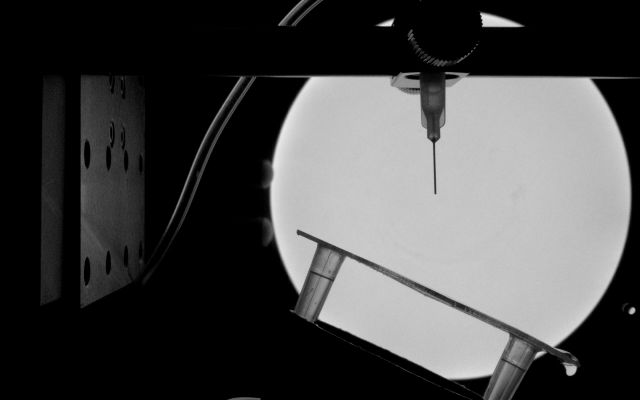
#> input picture presentations/first/ref_image.jpg, 1280 x 800 px (shown at 1/2 size)
$ python -i extract_center.py   (imports and definitions only)
#> lines starting #> are read from the running program, lines starting #| are printed output that depends on the picture
import numpy as np
import matplotlib.pyplot as plt
from PIL import Image
from skimage.measure import EllipseModel


class CenterExtracter:
    """
    Class containing everything needed to extract the center of the drop from a given image.
    """

    def __init__(self, region=(700, 350, 1200, 700), m=0.466667, c=152) -> None:
        """
        Instantiates the class.

        Parameters
        ----------
        region : tuple
            region of the image to be used
        m : float
            slope of the line
        c : float
            y-intercept of the line

        Returns
        -------
        None
        """
        self.region = region
        self.X = region[0]
        self.Y = region[1]
        self.x = 0
        self.y = 0
        self.m = m
        self.c = c
        self.image = None
        self.image_final = None

    # [16 lines left out: function _update_params_, not called in this run]

    def _read_image_(self, image_path, output="np"):
        """
        Reads the image from the given path.

        Parameters
        ----------
        image_path : str
            path to the image
        output : str
            output format of the image. Can be either "np" or "PIL"

        Returns
        -------
        PIL.Image or numpy.ndarray
            image read from the given path
        """
#> called with image_path = 'ref_image.jpg', output = 'np'
        if output.lower() == "np":
            self.image = np.array(plt.imread(image_path))
#> self.image is the input picture: shape (800, 1280); min 0, max 234, mean 71.2
            return self.image
        elif output.lower() == "pil":
            self.image = Image.open(image_path)
            return self.image

    def _convert_to_array_(self, image):
        """
        Converts the image to a numpy array.

        Parameters
        ----------
        image : PIL.Image or numpy.ndarray
            Image to be converted

        Returns
        -------
        numpy.ndarray
            converted image
        """
        if isinstance(image, Image.Image):
            return np.array(image)
        else:
            return image

    def _new_c_(self, x, y):
        """
        Calculates the new c value based on the x and y values of the center.

        Parameters
        ----------
        x : int
            x coordinate of the crop
        y : int
            y coordinate of the crop

        Returns
        -------
        int
            new c value
        """
        return self.m * x + self.c - y

    def _restrict_to_region_(self, image):
        """
        Restricts the image to the region defined in the constructor.

        Parameters
        ----------
        image : PIL.Image or numpy.ndarray
            Image to be restricted

        Returns
        -------
        PIL.Image or numpy.ndarray
            restricted image
        """
        if isinstance(image, Image.Image):
            self.image = image.crop(self.region)
            return self.image
        else:
            self.image = image[
                self.region[1] : self.region[3],
                self.region[0] : self.region[2],
            ]
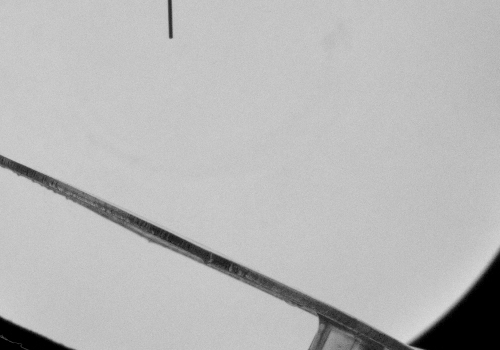
#> self.image: shape (350, 500); min 0, max 217, mean 184.4
            return self.image

    def _crop_(self, image, x, y, h, w):
        """
        Crops the image to the region defined in the constructor.

        Parameters
        ----------
        image : PIL.Image or numpy.ndarray
            Image to be cropped
        x : int
            x coordinate of the crop
        y : int
            y coordinate of the crop
        h : int
            height of the crop
        w : int
            width of the crop

        Returns
        -------
        PIL.Image or numpy.ndarray
            cropped image
        """
        self.x = x
        self.y = y
        self._restrict_to_region_(image)
        if isinstance(image, Image.Image):
            self.image_final = self.image(x, y, x + w, y + h)
            return self.image_final
        else:
            self.image_final = self.image[y : y + h, x : x + w]
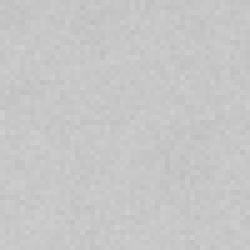
#> self.image_final: shape (50, 50) (shown 5 times larger); min 190, max 207, mean 198.6
#> in _threshold_, `self.image_final = (self.image_final > threshold).astype(int)`: self.image_final: shape (50, 50) int64; every value is 1
            return self.image_final

    def _get_line_(self, x, y):
        """
        Gets the equation of line holding the thin film given the x and y coordinates of the crop

        Parameters
        ----------
        x : int
            x coordinate of the crop
        y : int
            y coordinate of the crop

        Returns
        -------
        numpy.ndarray
            equation of the line
        """
#> called with x = 0, y = 0
        m = self._new_c_(x, y)
        x_points = np.arange(0, self.image.shape[1])
#> x_points = 500 values from 0 to 499
        y_line = m * x_points + self.c
#> y_line = 500 values from 152 to 76000
        y_line = y_line.astype(int)
        return y_line

    def _threshold_(
        self,
        threshold=110,
        image=None,
    ):
        """
        Thresholds the image.

        Parameters
        ----------
        threshold : float
            threshold value
        image : numpy.ndarray
            image to be thresholded if `None` is given, the image from the constructor is used

        Returns
        -------
        numpy.ndarray
            thresholded image
        """
        if image is None:
            self.image_final = (self.image_final > threshold).astype(int)
            return self.image_final
        else:
            return (image > threshold).astype(int)

    def _stricting_(self, x, y):
        """
        Stricts the image to the line defined by the line made by the thin film holder.

        Parameters
        ----------
        x : int
            x coordinate of the crop
        y : int
            y coordinate of the crop

        Returns
        -------
        numpy.ndarray
            strict image
        """
        y_line = self._get_line_(x, y)
#> y_line = 500 values from 152 to 76000
        img_x = self.image_final[: y_line[0]]
        Xs = np.zeros(self.image_final.shape)
        for i in range(self.image_final.shape[0]):
            try:
                Xs[i] = img_x[i]
            except:
                Xs[i] = np.ones(self.image_final.shape[0])
#> Xs: shape (50, 50) float64; every value is 1
        return Xs

    def _center_x_(self, image, reverse=False):
        """
        Calculates the left and right x coordinates of the box binding the drop

        Parameters
        ----------
        image : numpy.ndarray
            Image to be processed

        Returns
        -------
        xl : int
            left x coordinate of the box binding the drop
        xr : int
            right x coordinate of the box binding the drop

        """
#> called with reverse = False
        if reverse:
            xs = image.argmax(axis=0)
        else:
            xs = image.argmin(axis=0)
#> xs = 50 values from 0 to 0
        xss = np.nonzero(xs)
#> xss = (empty array,)
#> (the run stopped early here; a loop or call above may not have finished)
